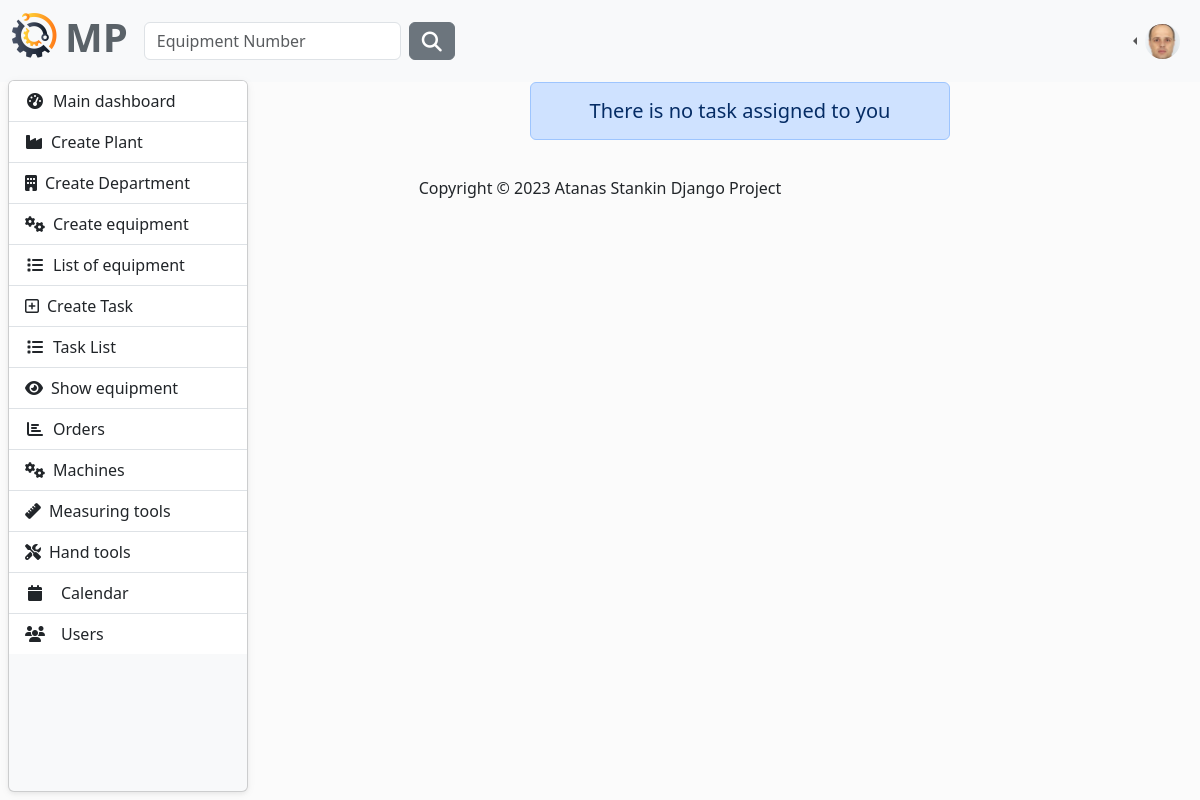
Before: /task/task-list/ (signed in) with the older database file.
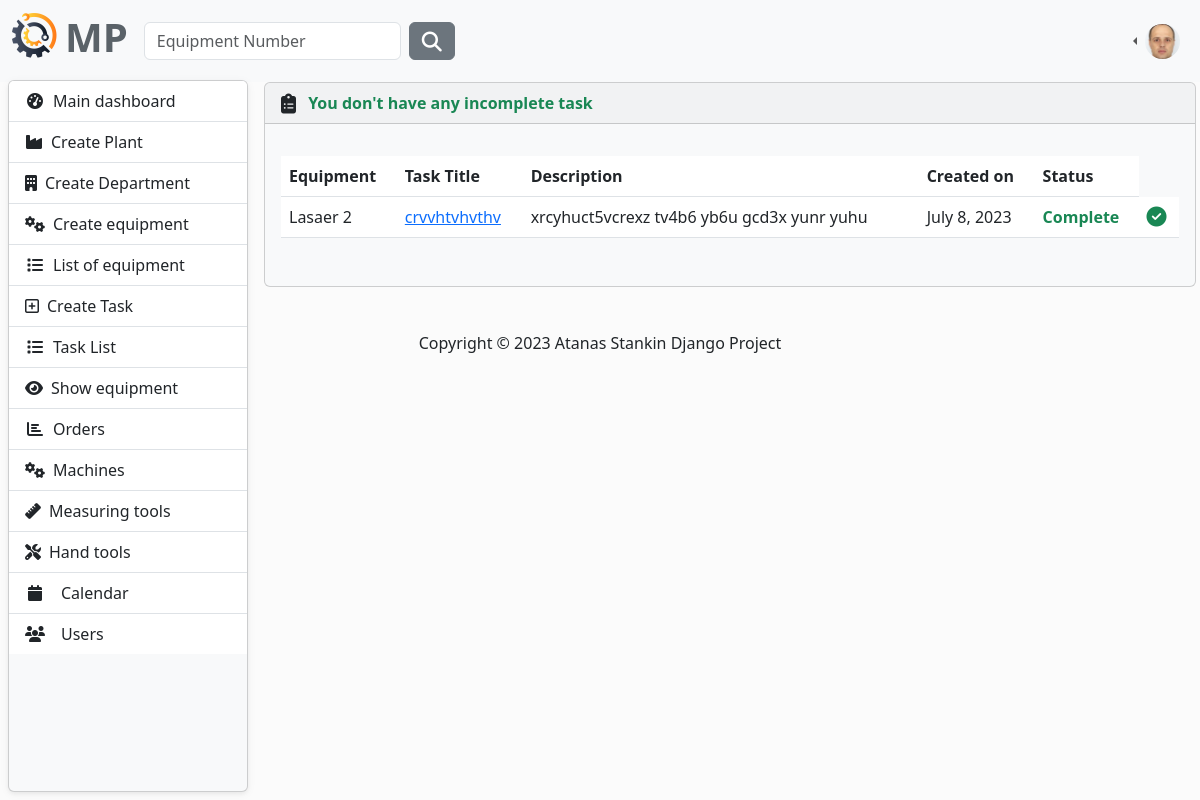
After: the same page with the newer database file.
### MaintenancePlanner/task/models.py (models this page shows, shortened)
class Task(models.Model):
    technician = models.ForeignKey(AppUser, on_delete=models.CASCADE)
    equipment = models.ForeignKey(
        to=Equipment,
        on_delete=models.CASCADE,
    )
    title = models.CharField(
        max_length=256,
    )
    description = models.TextField(null=True, blank=True)
    complete = models.BooleanField(default=False)
    created_on = models.DateField(auto_now_add=True)
    class Meta:
        ordering = ['complete']

### MaintenancePlanner/equipment/models.py (models this page shows)
class Equipment(models.Model):
    description = models.CharField(
        max_length=30,
        validators=[equipment_name_validator],
    )
    type = models.CharField(
        max_length=30,
        choices=TYPE_OF_EQUIPMENT
    )
    acquisition_date = models.DateField(
        blank=True,
        null=True,
        verbose_name='Acquisition Date',
    )
    acquisition_value = models.FloatField(
        blank=True,
        null=True,
        verbose_name='Acquisition Value',
    )
    currency_code = models.CharField(
        max_length=10,
        choices=CURRENCY_CHOICES,
        default='EUR',
    )
    year_of_manufacture = models.PositiveIntegerField(
        verbose_name='Year of Manufacture',
        null=True,
        blank=True,
    )
    manufacturer = models.CharField(
        max_length=30,
        blank=True,
        null=True,
    )
    model_number = models.CharField(
        max_length=30,
        blank=True,
        null=True,
        verbose_name='Model Number'
    )
    part_number = models.CharField(
        max_length=30,
        blank=True,
        null=True,
        verbose_name='Manufacturer Part Number',
    )
    serial_number = models.CharField(
        max_length=30,
        blank=True,
        null=True,
        verbose_name='Manufacturer Serial Number',
    )
    plant = models.ForeignKey(
        to=Plant,
        on_delete=models.CASCADE)
    department = models.ForeignKey(
        to=Department,
        on_delete=models.CASCADE)
    last_checked_date = models.DateField(
        verbose_name='Last Checked Date',
        blank=True,
        null=True,
    )
    next_check_date = models.DateField(
        verbose_name='Next Check Date',
        blank=True,
        null=True,
    )
    def __str__(self):
        return self.description

### MaintenancePlanner/task/views.py (the view)
# urls.py: path('task-list/', TaskList.as_view(), name='task-list'),
class TaskList(LoginRequiredMixin, ListView):
    model = Task
    context_object_name = 'tasks'
    template_name = 'task-list.html'
    ordering = ['equipment']
    def get_context_data(self, **kwargs):
        context = super().get_context_data(**kwargs)
        context['tasks'] = context['tasks'].filter(technician=self.request.user)
        context['count'] = context['tasks'].filter(complete=False).count()
        return context

### MaintenancePlanner/task/templates/task-list.html
{% extends "base.html" %}
{% block content %}
    <article>
        {% if tasks %}
            <div class="card bg-light ms-1 me-4 mb-4 mt-0">
                <div class="card-header">
                    <i class="fa-solid fa-clipboard-list fa-lg me-2"></i>
                    {% if count > 0 %}
                        <span class="text-danger">
                            <strong>You have {{ count }} incomplete task{{ count|pluralize:'s' }}</strong>
                        </span>
                    {% else %}
                        <span class="text-success">
                            <strong>You don't have any incomplete task</strong>
                        </span>
                    {% endif %}
                </div>
                <div class="card-body">
                    <p class="card-text">
                    <div class="table-responsive">
                        <table class="table table-hover">
                            <thead>
                            <tr>
                                <th scope="col">Equipment</th>
                                <th scope="col">Task Title</th>
                                <th scope="col">Description</th>
                                <th scope="col">Created on</th>
                                <th scope="col">Status</th>
                            </tr>
                            </thead>
                            <tbody>
                            {% for task in  tasks %}
                                <tr>
                                    <td>
                                        {{ task.equipment }}
                                    </td>
                                    <td>
                                        <a class="link-primary" href="{% url 'update-task' task.id %}">
                                            {{ task.title }}
                                        </a>
                                    </td>
                                    <td>{{ task.description|truncatechars:50 }}</td>
                                    <td>{{ task.created_on }}</td>
                                    <td>{% if task.complete %}
                                        <span class="text-success fw-bold">Complete</span>
                                    {% else %}
                                        <span class="text-danger fw-bold">Incomplete</span>
                                    {% endif %}</td>
                                    <td>
                                        {% if task.complete %}
                                            <i class="fa-regular fa-circle-check fa-lg fw-bold text-success"></i>
                                        {% else %}
                                            <i class="fa-solid fa-circle-xmark fa-lg fw-bold text-danger"></i>
                                        {% endif %}
                                    </td>
                                </tr>
                            {% endfor %}
                            </tbody>
                        </table>
                    </div>
                    </p>
                </div>
            </div>
        {% else %}
            <div class="row justify-content-center">
                <div class="col-md-6 text-center">
                    <h5 class="alert alert-primary ms-4 me-4">There is no task assigned to you </h5>
                </div>
            </div>
        {% endif %}
    </article>
{% endblock %}

Changed rows visible on the page:
added Task: equipment "Lasaer 2", title "crvvhtvhvthv", description "xrcyhuct5vcrexz tv4b6 yb6u gcd3x yunr yuhu", created_on "July 8, 2023", complete "Complete"
Other visible differences:
text no longer shown: "There is no task assigned to you"
text now shown: "You don't have any incomplete task Equipment Task Title Description Created on Status"
